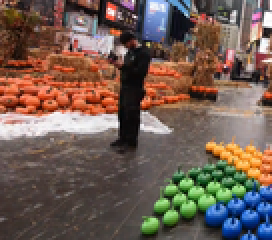
#> input picture images/t1_1.png, 136 x 120 px, shrunk from 398 x 350 before the run (shown 2 times larger)
$ python t1.py
#> lines starting #> are read from the running program, lines starting #| are printed output that depends on the picture; after the words box and inside, x2 and y2 are one past the last pixel; in counts of white or black regions, pixels touching at a corner belong together
#> further down, img1 is the input picture: shape (120, 136, 3); mean B, G, R 83.2, 93.9, 113.8
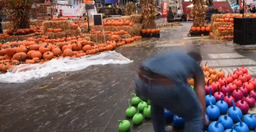
#> input picture images/t1_2.png, 256 x 132 px, shrunk from 749 x 385 before the run
#> further down, img2 is the input picture: shape (132, 256, 3); mean B, G, R 85, 91.1, 117.7
#Only add your code inside the function (including newly improted packages)
# You can design a new function and call the new function in the given functions.
# Not following the project guidelines will result in a 10% reduction in grades

import cv2
import numpy as np
import matplotlib.pyplot as plt
from PIL import Image


def stitch_background(img1, img2, savepath=''):
    # "The output image should be saved in the savepath."
    # "Do NOT modify the code provided."


#> called with savepath = 'task1.png'
    s = []
    d = []

    img1_gray = cv2.cvtColor(img1, cv2.COLOR_BGR2GRAY)
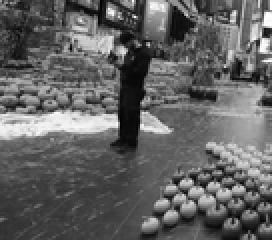
#> img1_gray: shape (120, 136) (shown 2 times larger); min 0, max 255, mean 98.6
    img2_gray = cv2.cvtColor(img2, cv2.COLOR_BGR2GRAY)
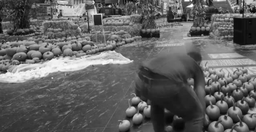
#> img2_gray: shape (132, 256); min 4, max 255, mean 98.3
    sift = cv2.SIFT_create()
    # Using SIFT to extract key points and descriptors
    kp_img1, des_img1 = sift.detectAndCompute(img1_gray, None)
#> kp_img1 = 239 keypoints; strongest (x, y, size): (129, 21, 2), (61, 25, 3.2), (117, 7, 1.9), (53, 61, 7.6)
    kp_img2, des_img2 = sift.detectAndCompute(img2_gray, None)
#> kp_img2 = 450 keypoints; strongest (x, y, size): (191, 6, 2.5), (93, 12, 4.8), (126, 123, 4.7), (138, 116, 4.6)

    for j1 in range(des_img2.shape[0]):
        dist=np.zeros(des_img1.shape[0])
        for i1 in range(des_img1.shape[0]):
            dist[i1]= cv2.norm(des_img2[j1]-des_img1[i1],cv2.NORM_L2)

        (f1,f2)=np.partition(dist,2)[0:2]
        if f1/f2<0.8:
            s.append(j1)
            d.append(np.where(dist==f1)[0][0])
#> after the loop, d = 61 values, max 227 at index 59, min 3 at index 1, mean 84.98; s = 61 values from 29 to 428

    src_pts = []
    dst_pts = []
    for q in s:
        src_pts.append( kp_img2[q].pt)
#> this loop made 61 passes
#> q on passes 1 to 12: 29, 31, 36, 43, 48, 57, 58, 68, 70, 71, 72, 73
#> after the loop, src_pts = 61 pairs, first value 20.47 to 244.3, second value 7.54 to 124.8
    for q in d:
        dst_pts.append(kp_img1[q].pt)
#> this loop made 61 passes
#> q on passes 1 to 12: 16, 3, 4, 6, 11, 14, 9, 17, 12, 13, 27, 23
#> after the loop, dst_pts = 61 pairs, first value 7.03 to 130.6, second value 12.06 to 113.5

    src_pts = np.float32(src_pts).reshape(-1,1,2)
#> src_pts = 61 rows, first 8: [20.47, 33.23], [20.77, 26.41], [21.92, 44.53], [24.1, 41.47], [28.13, 7.54], [31.86, 27.27], [33.07, 82.15], [36.73, 48.96]
    dst_pts = np.float32(dst_pts).reshape(-1,1,2)
#> dst_pts = 61 rows, first 8: [17.03, 78.66], [7.03, 28], [7.25, 41.52], [8.7, 40.09], [14.38, 15.04], [15.29, 29.89], [11.6, 70.39], [17.06, 46.62]
    # find homography

    M, mask = cv2.findHomography( dst_pts,src_pts, cv2.RANSAC, 5.0)
#> M = [[1.35, 0.16, 6.34], [-0.187, 1.33, -9.86], [2.86e-05, 4.56e-05, 1]]; mask = 61 values, max 1 at index 1, min 0 at index 0, mean 0.803
    pts = np.float32([[0, 0], [0, img2_gray.shape[0]], [img2_gray.shape[1], img2_gray.shape[0]], [ img2_gray.shape[1], 0]])
#> pts = [[0, 0], [0, 132], [256, 132], [256, 0]]
    pts=pts.reshape(-1,1,2)
    dst = cv2.perspectiveTransform(pts, M)
#> dst = [[6.34, -9.86], [27.35, 165.1], [368.2, 116.6], [349.3, -57.35]]
    # print(dst)
    x = [0]
    y= [0]
    for p in range(len(dst)):
        x.append(int(dst[p][0][0]))
        y.append(int(dst[p][0][1]))
#> this loop made 4 passes
#> after the loop, x = [0, 6, 27, 368, 349]; y = [0, -9, 165, 116, -57]
    x1 =  -1 * (min(x))
#> x1 = 0
    y1 =  -1 * (min(y))
#> y1 = 57
    # print(x1,y1)
    M[0][2] += x1
    M[1][2] += y1
    im1 = img1
    im2 = img2
    x1 = img1.shape[1]+img2_gray.shape[1]
#> x1 = 392
    y1 = img1.shape[0]+img2_gray.shape[0]
#> y1 = 252
    x2 = im1.shape[1]+im2.shape[1]
#> x2 = 392
    y2 = im1.shape[0]+im2.shape[0]
#> y2 = 252
    # # stitching the image
    new_img = cv2.warpPerspective(img1_gray, M, (x1,y1))
    new_img1= cv2.warpPerspective(im1, M, (x2,y2))
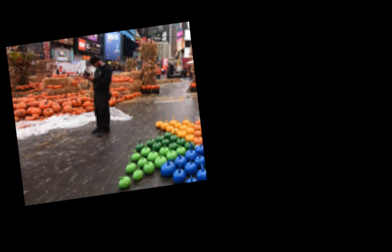
#> new_img1: shape (252, 392, 3); mean B, G, R 24.8, 27.9, 33.9

    patch=2

    x = [0]
    y= [0]
    for p in range(len(dst)):
        x.append(int(dst[p][0][0]))
        y.append(int(dst[p][0][1]))
    x1 =  -1 * (min(x))
#> x1 = 0
    y1 =  -1 * (min(y))
#> y1 = 57

    # print(y1)
    for i in range(0,(img2_gray.shape[0]-patch),patch):
        for j in range(0,(img2_gray.shape[1]-patch),patch):

            patch1=img2_gray[i:i+patch,j:j+patch]
            patch2=new_img[i+y1:i+patch+y1,j:j+patch]

            f = np.average(patch1)
            s = np.average(patch2)
            if(f - s >= 0):
                new_img1[i+y1:i+patch+y1,j:j+patch]=im2[i:i+patch,j:j+patch]
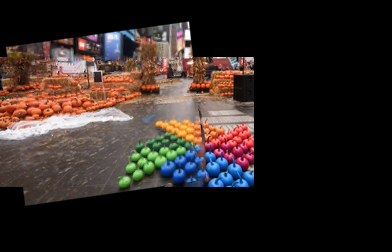
#> new_img1: shape (252, 392, 3); mean B, G, R 35.2, 38.5, 48.1

    for i in range(0,im2.shape[0]):
        for j in range(0,im2.shape[1]):
            if(img2_gray[i][j]!=0 and new_img[i+y1][j]==0):
                # print(img2[i][j]-new[i+y1][j])
                new_img1[i+y1][j]=im2[i][j]
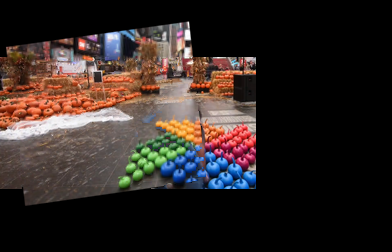
#> new_img1: shape (252, 392, 3); 0.51% of pixels changed, all inside (x1, y1, x2, y2) = (0, 57, 256, 189)

    black = np.zeros(3)
#> black = [0, 0, 0]
    x_max = 0
    y_max = 0
    for i in range(new_img1.shape[0]):
        for j in range(new_img1.shape[1]):
            pixel_value = new_img1[i, j, :]
            if not np.array_equal(pixel_value, black):
                if j > x_max:
                    x_max = j
                if i > y_max:
                    y_max = i
#> after the loop, x_max = 255; y_max = 205

    crop_img = new_img1[0:y_max,0:x_max, :]
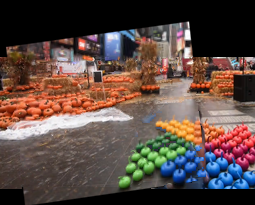
#> crop_img: shape (205, 255, 3); mean B, G, R 67.2, 73.2, 91.4
    plt.imshow(crop_img)
    plt.show()
    cv2.imwrite(savepath,crop_img)
    return None


if __name__ == "__main__":
    img1 = cv2.imread('./images/t1_1.png')
    img2 = cv2.imread('./images/t1_2.png')
    savepath = 'task1.png'
    stitch_background(img1, img2, savepath=savepath)
